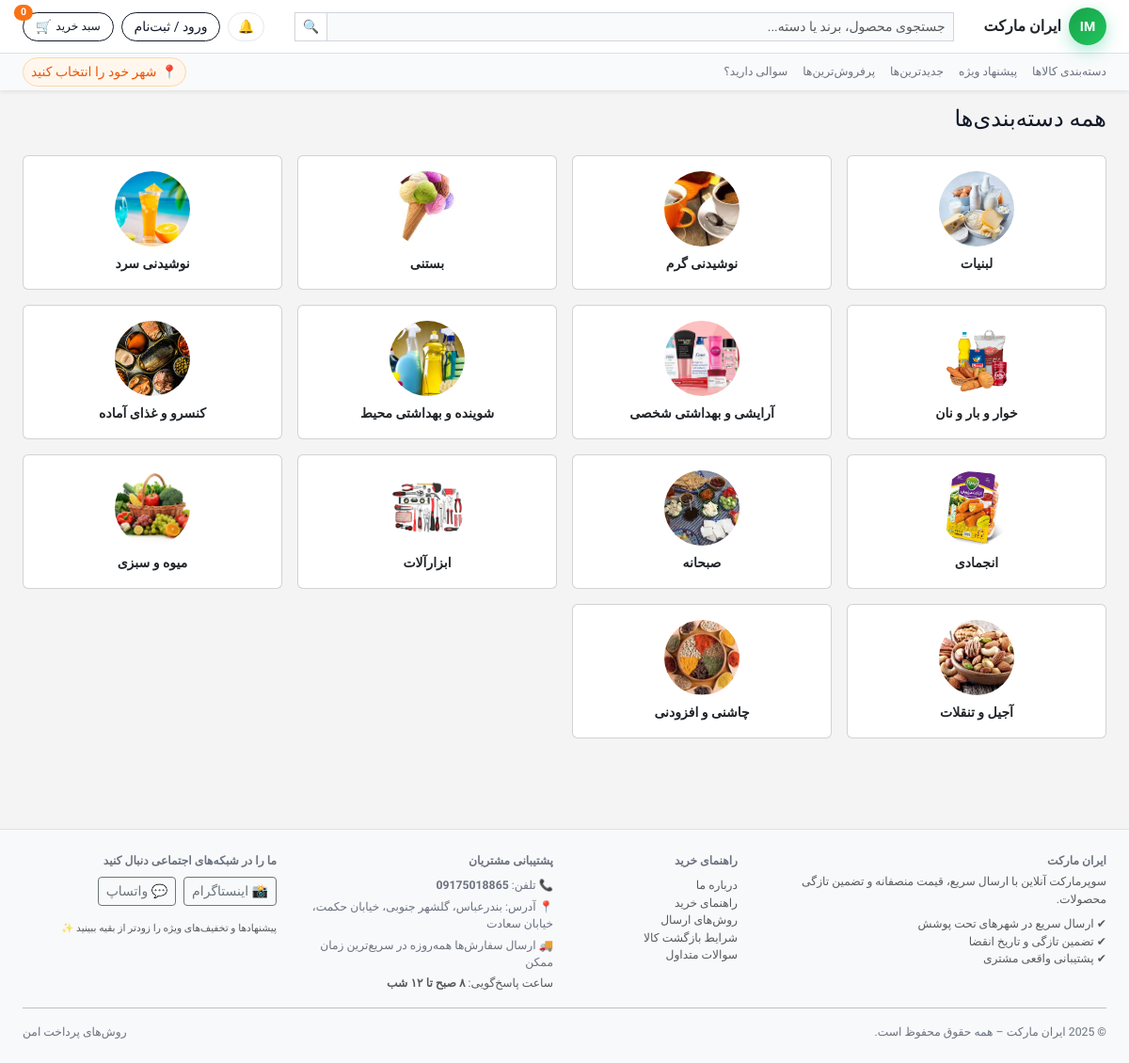
Page /categories/ on the committed database.
### shop/models.py (models this page shows, shortened)
class Category(models.Model):
    name = models.CharField(max_length=100)
    slug = models.SlugField(unique=True, blank=True)
    icon_image = models.ImageField(
        upload_to="categories/icons/",
        blank=True,
        null=True,
        help_text="عکس گرد دسته‌بندی برای نمایش در صفحه اول و لیست دسته‌ها.",
    )
    discount_percent = models.PositiveIntegerField(
        blank=True,
        null=True,
        help_text="درصد تخفیف برای کل این دسته (مثلاً 10، 20، 30).",
    )
    discount_active = models.BooleanField(
        default=False,
        help_text="اگر تیک بخورد، این درصد تخفیف روی تمام محصولات فعالِ این دسته اعمال می‌شود.",
    )
    is_active = models.BooleanField(default=True)
    order = models.PositiveIntegerField(default=0)
    class Meta:
        ordering = ["order", "name"]
        verbose_name = "دسته‌بندی"
        verbose_name_plural = "دسته‌بندی‌ها"

### shop/views.py (the view)
# urls.py: path("categories/", views.category_list, name="category_list"),
def category_list(request):
    categories = Category.objects.filter(is_active=True).order_by("order", "name")
    return render(request, "shop/category_list.html", {"categories": categories})

### shop/cart.py (called while the page is built)
    def __len__(self):
        return sum(item["quantity"] for item in self.cart.values())

### shop/context_processors.py (called while the page is built, shortened)
def city_context(request):
    city = None
    city_id = request.session.get("selected_city_id")
    if not city and request.user.is_authenticated:
        profile = getattr(request.user, "profile", None)
        if profile and profile.current_city and profile.current_city.is_active:
            city = profile.current_city
    return {"current_city": city}

def global_store_context(request):
    site_setting = SiteSetting.objects.first()
    categories = Category.objects.filter(is_active=True).order_by("order", "name")
    provinces = (
        Province.objects.filter(is_active=True)
        .prefetch_related("cities")
        .order_by("name")
    )
    cart = Cart(request)
    city_ctx = city_context(request)
    context = {
        "global_settings": site_setting,   # این همونیه که فوتر و هدر استفاده می‌کنن
        "site_setting": site_setting,      # اگر جایی اسم دیگه لازم داشتیم
        "categories": categories,
        "province_list": provinces,
        "cart": cart,
    }
    context.update(city_ctx)
    return context

### shop/templates/shop/category_list.html (shortened to what this page needs)
{% extends 'base.html' %}
{% block content %}
<div class="container">
    <h1 class="h4 mb-4">همه دسته‌بندی‌ها</h1>
    <div class="row row-cols-2 row-cols-md-4 g-3">
        {% for cat in categories %}
            <div class="col">
                <a href="{% url 'shop:category_detail' cat.slug %}"
                   class="card text-center text-decoration-none text-dark h-100">
                    <div class="card-body">
                        {% if cat.icon_image %}
                            <div class="mb-2">
                                <img src="{{ cat.icon_image.url }}"
                                     class="rounded-circle"
                                     style="width:80px;height:80px;object-fit:cover;">
                            </div>
                        {% endif %}
                        <div class="fw-bold">{{ cat.name }}</div>
                    </div>
                </a>
            </div>
        {% empty %}
            <p>هنوز دسته‌ای ثبت نشده است.</p>
        {% endfor %}
    </div>
</div>
{% endblock %}

### shop/static/shop/css/styles.css (style rules this page uses)
:root { --im-primary: #16a34a; --im-primary-soft: #bbf7d0; --im-accent: #f97316; --im-danger: #ef4444; --im-bg: #f4f4f5; --im-card-bg: #ffffff; --im-border-subtle: #e5e7eb; --im-text-main: #111827; --im-text-muted: #6b7280; }
html, body { height: 100%; }
body { font-family: "Vazirmatn", system-ui, -apple-system, BlinkMacSystemFont, "Segoe UI", sans-serif; background-color: var(--im-bg); color: var(--im-text-main); font-size: 14px; display: flex; flex-direction: column; }
@media (min-width: 992px) { .container { max-width: 100% !important; padding-right: 1.5rem; padding-left: 1.5rem; } }

### rows in the picture
Category: icon_image (picture), name "لبنیات"
Category: icon_image (picture), name "نوشیدنی گرم"
Category: icon_image (picture), name "بستنی"
Category: icon_image (picture), name "نوشیدنی سرد"
Category: icon_image (picture), name "خوار و بار و نان"
Category: icon_image (picture), name "آرایشی و بهداشتی شخصی"
Category: icon_image (picture), name "شوینده و بهداشتی محیط"
Category: icon_image (picture), name "کنسرو و غذای آماده"
Category: icon_image (picture), name "انجمادی"
Category: icon_image (picture), name "صبحانه"
Category: icon_image (picture), name "ابزارآلات"
Category: icon_image (picture), name "میوه و سبزی"
Category: icon_image (picture), name "آجیل و تنقلات"
Category: icon_image (picture), name "چاشنی و افزودنی"

### other values in the picture
{{ cart|length }} "0"
